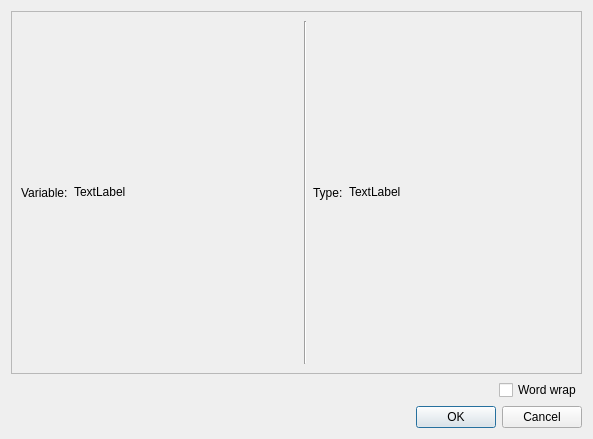
<?xml version="1.0" encoding="UTF-8"?>
<ui version="4.0">
 <class>VarWatchDlg</class>
 <widget class="QDialog" name="VarWatchDlg">
  <property name="geometry">
   <rect>
    <x>0</x>
    <y>0</y>
    <width>593</width>
    <height>439</height>
   </rect>
  </property>
  <property name="windowTitle">
   <string>Watch variable value</string>
  </property>
  <layout class="QVBoxLayout" name="verticalLayout">
   <item>
    <widget class="QFrame" name="frame">
     <property name="frameShape">
      <enum>QFrame::StyledPanel</enum>
     </property>
     <property name="frameShadow">
      <enum>QFrame::Plain</enum>
     </property>
     <layout class="QHBoxLayout" name="horizontalLayout">
      <item>
       <widget class="QLabel" name="label">
        <property name="sizePolicy">
         <sizepolicy hsizetype="Minimum" vsizetype="Minimum">
          <horstretch>0</horstretch>
          <verstretch>0</verstretch>
         </sizepolicy>
        </property>
        <property name="text">
         <string>Variable:</string>
        </property>
       </widget>
      </item>
      <item>
       <widget class="QLabel" name="variable">
        <property name="sizePolicy">
         <sizepolicy hsizetype="Expanding" vsizetype="Preferred">
          <horstretch>0</horstretch>
          <verstretch>0</verstretch>
         </sizepolicy>
        </property>
        <property name="text">
         <string>TextLabel</string>
        </property>
        <property name="textInteractionFlags">
         <set>Qt::LinksAccessibleByMouse|Qt::TextSelectableByKeyboard|Qt::TextSelectableByMouse</set>
        </property>
       </widget>
      </item>
      <item>
       <widget class="Line" name="line">
        <property name="frameShadow">
         <enum>QFrame::Sunken</enum>
        </property>
        <property name="orientation">
         <enum>Qt::Vertical</enum>
        </property>
       </widget>
      </item>
      <item>
       <widget class="QLabel" name="label_2">
        <property name="sizePolicy">
         <sizepolicy hsizetype="Minimum" vsizetype="Preferred">
          <horstretch>0</horstretch>
          <verstretch>0</verstretch>
         </sizepolicy>
        </property>
        <property name="text">
         <string>Type:</string>
        </property>
       </widget>
      </item>
      <item>
       <widget class="QLabel" name="type">
        <property name="sizePolicy">
         <sizepolicy hsizetype="Expanding" vsizetype="Preferred">
          <horstretch>0</horstretch>
          <verstretch>0</verstretch>
         </sizepolicy>
        </property>
        <property name="text">
         <string>TextLabel</string>
        </property>
        <property name="textInteractionFlags">
         <set>Qt::LinksAccessibleByMouse|Qt::TextSelectableByKeyboard|Qt::TextSelectableByMouse</set>
        </property>
       </widget>
      </item>
     </layout>
    </widget>
   </item>
   <item>
    <layout class="QHBoxLayout" name="horizontalLayout_2">
     <item>
      <spacer name="horizontalSpacer">
       <property name="orientation">
        <enum>Qt::Horizontal</enum>
       </property>
       <property name="sizeHint" stdset="0">
        <size>
         <width>40</width>
         <height>20</height>
        </size>
       </property>
      </spacer>
     </item>
     <item>
      <widget class="QCheckBox" name="checkBox">
       <property name="text">
        <string>Word wrap</string>
       </property>
      </widget>
     </item>
    </layout>
   </item>
   <item>
    <widget class="QDialogButtonBox" name="buttonBox">
     <property name="orientation">
      <enum>Qt::Horizontal</enum>
     </property>
     <property name="standardButtons">
      <set>QDialogButtonBox::Cancel|QDialogButtonBox::Ok</set>
     </property>
    </widget>
   </item>
  </layout>
 </widget>
 <resources/>
 <connections>
  <connection>
   <sender>buttonBox</sender>
   <signal>accepted()</signal>
   <receiver>VarWatchDlg</receiver>
   <slot>accept()</slot>
   <hints>
    <hint type="sourcelabel">
     <x>248</x>
     <y>254</y>
    </hint>
    <hint type="destinationlabel">
     <x>157</x>
     <y>274</y>
    </hint>
   </hints>
  </connection>
  <connection>
   <sender>buttonBox</sender>
   <signal>rejected()</signal>
   <receiver>VarWatchDlg</receiver>
   <slot>reject()</slot>
   <hints>
    <hint type="sourcelabel">
     <x>316</x>
     <y>260</y>
    </hint>
    <hint type="destinationlabel">
     <x>286</x>
     <y>274</y>
    </hint>
   </hints>
  </connection>
 </connections>
</ui>
